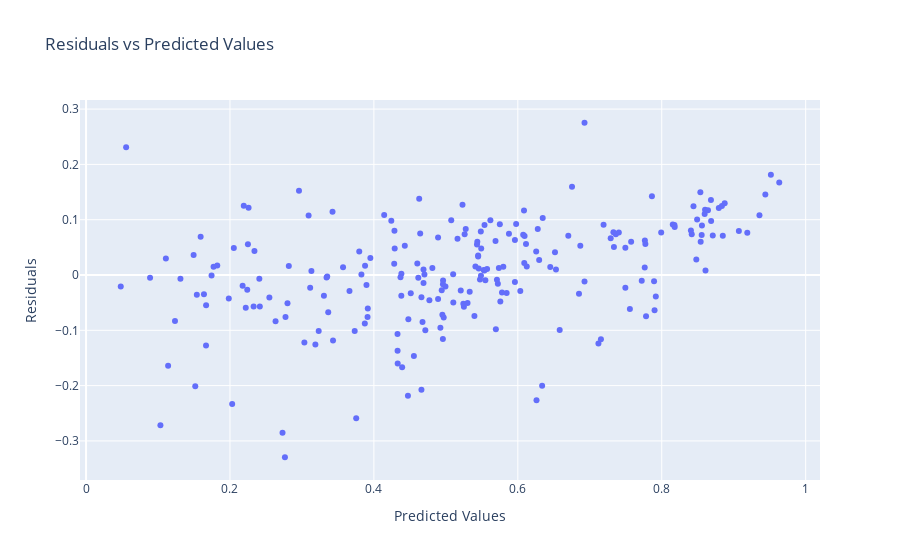
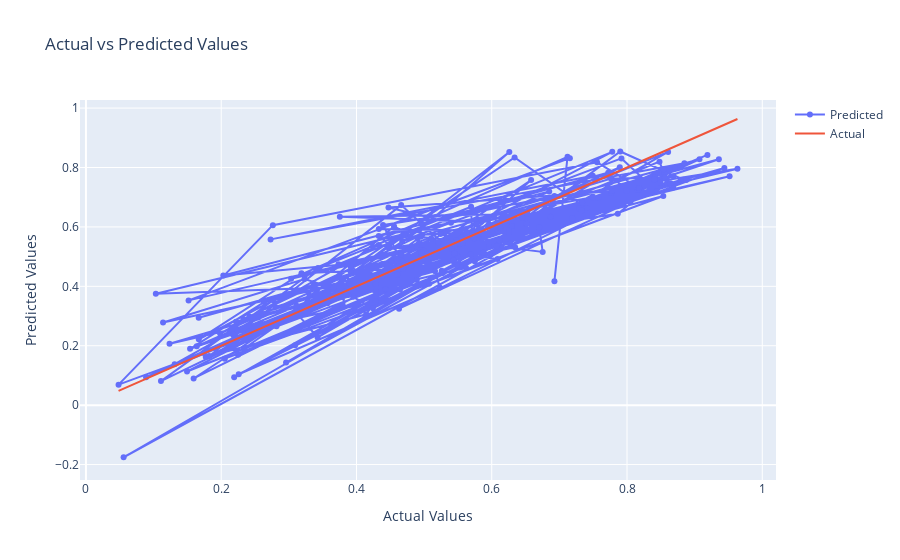

The code cell stored with these charts, in order, in its notebook:
### Code cell
import plotly.graph_objects as go

# Calculate the residuals
residuals = y_test - y_pred

# Create an interactive scatter plot of residuals
fig1 = go.Figure()
fig1.add_trace(go.Scatter(x=y_test, y=residuals, mode='markers'))
fig1.update_layout(title='Residuals vs Predicted Values',
                   xaxis_title='Predicted Values',
                   yaxis_title='Residuals')
fig1.show()

# Create an interactive line plot of actual vs predicted values
fig2 = go.Figure()
fig2.add_trace(go.Scatter(x=y_test, y=y_pred, mode='lines+markers', name='Predicted'))
fig2.add_trace(go.Scatter(x=y_test, y=y_test, mode='lines', name='Actual'))
fig2.update_layout(title='Actual vs Predicted Values',
                   xaxis_title='Actual Values',
                   yaxis_title='Predicted Values')
fig2.show()

### Figure 1 — Plotly figure (JSON) as saved in the notebook; plotly's stock layout.template omitted (floating-point values rounded to 4 significant figures; data arrays with more than 128 entries replaced by an {"elided": "..."} marker saying what was removed)
{"data": [{"mode": "markers", "type": "scatter", "x": {"elided": "220 float values"}, "y": {"elided": "220 float values"}}], "layout": {"title": {"text": "Residuals vs Predicted Values"}, "xaxis": {"title": {"text": "Predicted Values"}}, "yaxis": {"title": {"text": "Residuals"}}}}

### Figure 2 — Plotly figure (JSON) as saved in the notebook; plotly's stock layout.template omitted (floating-point values rounded to 4 significant figures; data arrays with more than 128 entries replaced by an {"elided": "..."} marker saying what was removed)
{"data": [{"mode": "lines+markers", "name": "Predicted", "type": "scatter", "x": {"elided": "220 float values"}, "y": {"elided": "220 float values"}}, {"mode": "lines", "name": "Actual", "type": "scatter", "x": {"elided": "220 float values"}, "y": {"elided": "220 float values"}}], "layout": {"title": {"text": "Actual vs Predicted Values"}, "xaxis": {"title": {"text": "Actual Values"}}, "yaxis": {"title": {"text": "Predicted Values"}}}}
